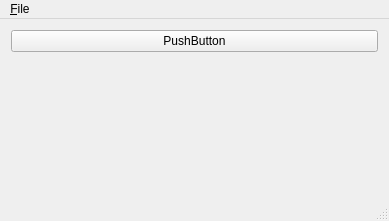
<?xml version="1.0" encoding="UTF-8"?>
<ui version="4.0">
 <class>MainWindow</class>
 <widget class="QMainWindow" name="MainWindow">
  <property name="geometry">
   <rect>
    <x>0</x>
    <y>0</y>
    <width>389</width>
    <height>221</height>
   </rect>
  </property>
  <property name="windowTitle">
   <string>Hello, World!</string>
  </property>
  <widget class="QWidget" name="centralWidget">
   <layout class="QGridLayout" name="gridLayout">
    <item row="2" column="1">
     <widget class="QLabel" name="label">
      <property name="text">
       <string/>
      </property>
      <property name="pixmap">
       <pixmap>:/resources/helloworld-transparent.png</pixmap>
      </property>
      <property name="alignment">
       <set>Qt::AlignCenter</set>
      </property>
     </widget>
    </item>
    <item row="1" column="1">
     <widget class="QPushButton" name="m_pushbutton">
      <property name="text">
       <string>PushButton</string>
      </property>
     </widget>
    </item>
   </layout>
  </widget>
  <widget class="QMenuBar" name="menuBar">
   <property name="geometry">
    <rect>
     <x>0</x>
     <y>0</y>
     <width>389</width>
     <height>22</height>
    </rect>
   </property>
   <widget class="QMenu" name="menuFile">
    <property name="title">
     <string>&amp;File</string>
    </property>
    <addaction name="actionExit"/>
   </widget>
   <addaction name="menuFile"/>
  </widget>
  <widget class="QStatusBar" name="statusBar"/>
  <action name="actionExit">
   <property name="text">
    <string>E&amp;xit</string>
   </property>
  </action>
 </widget>
 <layoutdefault spacing="6" margin="11"/>
 <resources>
  <include location="resources.qrc"/>
 </resources>
 <connections/>
</ui>
